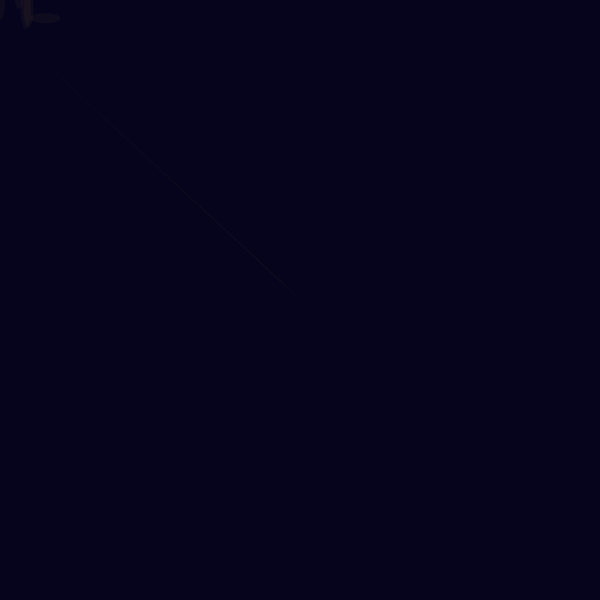
Frame 1 (no input)
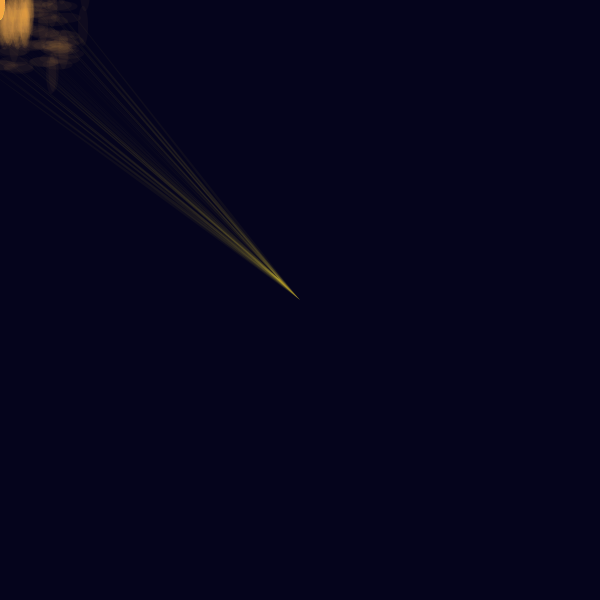
Frame 60 (the mouse pressed at the canvas centre just before this capture)
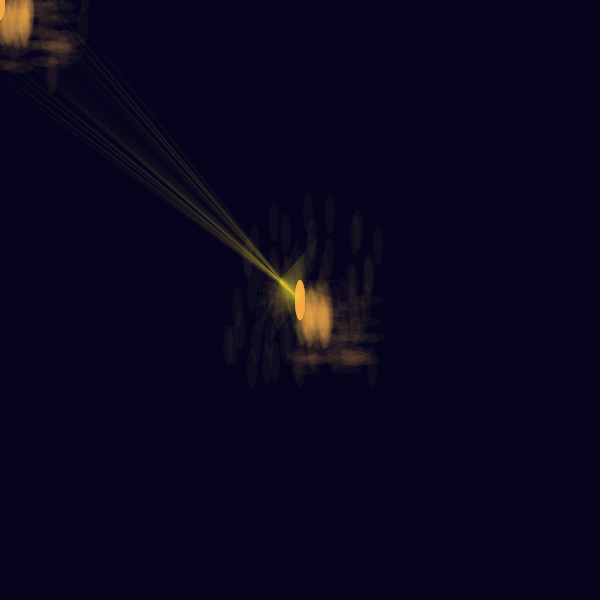
Frame 120 (the mouse held since frame 60 and released just before this capture)

The Processing sketch that drew these frames (run headless with seeded random() and noise(); from frame 60 on, the mouse is pressed at the canvas centre):

// Processing sketch: processing_22274
// ── processing_22274.pde

void setup() {
  size(600,600);
  background(5,4,28,100);
}

void draw() {


noStroke();
fill(250,176,78,10);
ellipse(mouseX,mouseY,10,40);

noStroke();
fill(250,176,78,10);
ellipse(mouseX+random(70),mouseY+random(70),30,10);

noStroke();
fill(250,176,78,10);
ellipse(mouseX+random(30),mouseY+random(30),10,40);


noStroke();
fill(250,176,78,10);
ellipse(mouseX+random(30),mouseY+random(30),10,40);


noStroke();
fill(245,239,47,10);
triangle(mouseX+random(50)-random(50),mouseY+random(70)-random(70),280,280,300,300);



noStroke();
fill(250,176,78,10);
ellipse(mouseX+random(100)-random(100),mouseY+random(100)-random(100),10,40);
}
